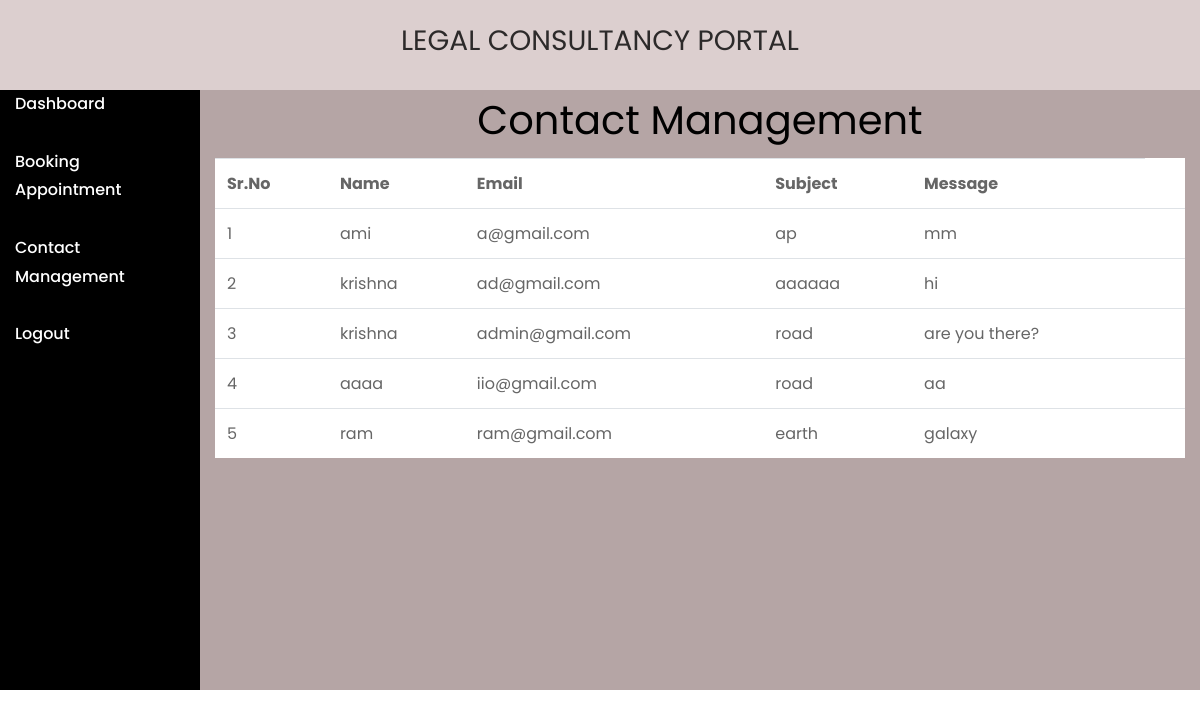
Screenshot of /admin/contact.php (signed in) with the database file from the repository.
### tables this page shows
CREATE TABLE `contact` (
  `name` varchar(100) NOT NULL,
  `email` varchar(50) NOT NULL,
  `sub` varchar(100) NOT NULL,
  `msg` varchar(100) NOT NULL
);

### admin/contact.php (the view, shortened to what this page needs)
<html>
<head>
    <link rel="stylesheet" href="css/open-iconic-bootstrap.min.css">
    <link rel="stylesheet" href="css/animate.css">
    <link rel="stylesheet" href="css/owl.carousel.min.css">
    <link rel="stylesheet" href="css/owl.theme.default.min.css">
    <link rel="stylesheet" href="css/magnific-popup.css">
    <link rel="stylesheet" href="css/aos.css">
    <link rel="stylesheet" href="css/ionicons.min.css">
    <link rel="stylesheet" href="css/flaticon.css">
    <link rel="stylesheet" href="css/icomoon.css">
    <link rel="stylesheet" href="css/style.css">
</head>
<body>
<div class="container-fluid">
<div class="row">
<div class="col-sm-12" style="min-height:90px;background:#DCCFCF;font-size:40px;text-align:center;">
<h3 style="margin-top:20px;">LEGAL CONSULTANCY PORTAL</h3>
</div></div>
<div class="row">
<div class="col-sm-2" style="min-height:500px;background:black;">
<a href="dashboard.php" style="text-decoration:none;margin-top:10px;color:white;font-weight:500;">Dashboard</a><br/><br/>
<a href="appointment.php" style="text-decoration:none;color:white;font-weight:500;">Booking Appointment</a><br/><br/>
<a href="contact.php" style="text-decoration:none;color:white;font-weight:500;">Contact Management</a><br/><br/>
<a href="logout.php" style="text-decoration:none;color:white;font-weight:500;">Logout</a><br/><br/>
</div>
<div class="col-sm-10" style="min-height:600px;background:#B5A5A5;">
<h1 style="text-align:center;color:black;">Contact Management</h1>
<table class="table table-responsiv" style="background:white;">
<tr>
<th>Sr.No</th>
<th>Name</th>
<th>Email</th>
<th>Subject</th>
<th>Message</th>
</tr>
<?php
$conn=mysqli_connect("localhost","root","","lawdb");
if($conn==true)
{
 $cmd="select * from contact";
 $x=mysqli_query($conn,$cmd);
 if(mysqli_num_rows($x)>0)
 {
	 $a=0;
	while($row=mysqli_fetch_assoc($x))
	{
		$a++;
	echo "<tr><td>$a</td><td>".$row["name"]."</td><td>".$row["email"]."</td><td>".$row["sub"]."</td>
	<td>".$row["msg"]."</td><td><a href='../codes/delcon.php/?v=".$row["email"]."'><span class='fa fa-trash'></span></a></td></tr>";
	}
 }
 else
 {
	 echo "<tr><td colspan='5'>No Record Available into Database</td></tr>";
 }
}
?>
</table>
</div></div>
</div>
</body>
</html>

### rows the page displays
contact: name "ami", email "a@gmail.com", sub "ap", msg "mm"
contact: name "krishna", email "ad@gmail.com", sub "aaaaaa", msg "hi"
contact: name "krishna", email "admin@gmail.com", sub "road", msg "are you there?"
contact: name "aaaa", email "iio@gmail.com", sub "road", msg "aa"
contact: name "ram", email "ram@gmail.com", sub "earth", msg "galaxy"
